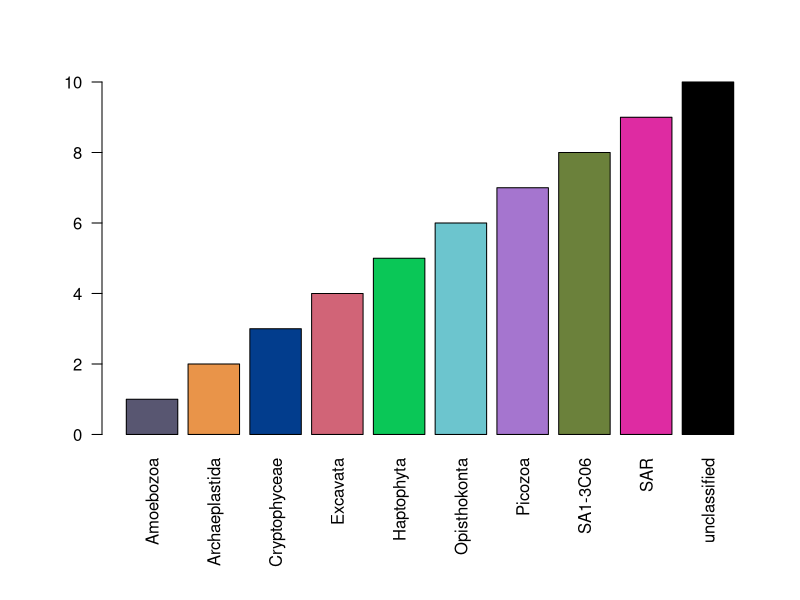
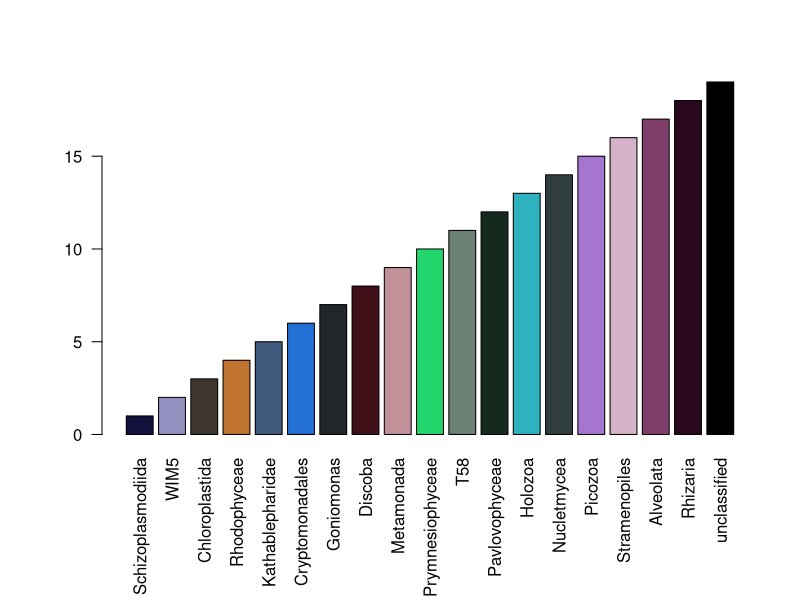

Generate these figures, in order, with R:
## ---- chunk 1
## idea to make an overall palette where the phyla will be vibrant dinstinct colours and then the orders will be distinct colours within that. 
#library(reshape2)
library(caret)
library(colorspace)
## ---- chunk 2
split_up_taxonomy <- read.csv2("./Total_taxonomy_mapped.csv", col.names=c("header_id","otu_number","Domain","Phylum", "Class", "Order", "Family","Genus"))
## ---- chunk 3
split_up_taxonomy$Domain <- sub("\\(.{1,4}\\)", "", split_up_taxonomy$Domain)
split_up_taxonomy$Phylum <- sub("\\(.{1,4}\\)", "", split_up_taxonomy$Phylum)
split_up_taxonomy$Class <- sub("\\(.{1,4}\\)", "", split_up_taxonomy$Class)
split_up_taxonomy$Order <- sub("\\(.{1,4}\\)", "", split_up_taxonomy$Order)
split_up_taxonomy$Family <- sub("\\(.{1,4}\\)", "", split_up_taxonomy$Family)
split_up_taxonomy$Genus <- sub("\\(.{1,4}\\)", "", split_up_taxonomy$Genus)
split_up_taxonomy$Genus <- gsub(";", "", split_up_taxonomy$Genus)
## ---- chunk 4
split_up_taxonomy_euks <- droplevels(subset(split_up_taxonomy, Domain == "Eukaryota"))
sort(unique(split_up_taxonomy_euks$Phylum))
## ---- chunk 5
phyla_palette_euks <- c("#585671",
 "#E99449",
 "#023D8D",
 "#D16477",
 "#0AC757",
 "#6CC5CE",
 "#A575CF",
 "#6B813B",
 "#DE2BA2")
## ---- chunk 6
names(phyla_palette_euks) <- sort(unique(split_up_taxonomy_euks$Phylum))
 phyla_palette_euks <- c(phyla_palette_euks,"black")
 names(phyla_palette_euks)[length(phyla_palette_euks)] <- "unclassified"
phyla_palette_euks
## ---- chunk 7
par(oma=c(3,1,0,0)) ## so plots are not clipped
barplot(seq(length(phyla_palette_euks)), col=phyla_palette_euks, names.arg=names(phyla_palette_euks), las=2)
## ---- chunk 8
save(phyla_palette_euks, file = "./phyla_palette_euks.txt")
### To load it in uncomment this:
#load(file="./phyla_palette_euks.txt")
## ---- chunk 9
## This function can be used as a one-off to pick a group of colours from one phylum that is supplied, or it can be used as a loop to do it a bit more programmatically. 

pick_class_colours <- function (split_up_taxonomy, Phylum_name, phylum_colour) {
  split_up_taxonomy_specific <- droplevels(subset(split_up_taxonomy, Phylum == Phylum_name))
  ## remove unclassified since I would like all of them to be black. 
  split_up_taxonomy_specific <- droplevels(subset(split_up_taxonomy_specific, Class!="unclassified"))
  ## how many different classes did I find in this phylum?
  Count_class  <- length(unique(split_up_taxonomy_specific$Class))
  
  colour_vector <- c()
  
  ## if in the phylum I only found 1 class I will keep the same colour for the class as the phylum. 
  if (Count_class == 1){
    new_hex <- phylum_colour
    colour_vector <- c(colour_vector,new_hex)
    }
  ## otherwise let's pick a bunch of related colours (of the same hue):
  else if (Count_class > 1) {
    ## convert the colour to HSV
    ## from a hex code this gives the hue, saturation and value of the colours.
    ## see first pdf mentioned in resources for a nice diagram that I found helpful for understanding this.
    phylum_col_HSV <- as(hex2RGB(phylum_colour), "HSV")
    
    ## use kmeans() with the number of class found to try to maximize the colour space used 
    ## (i.e. get the most different colours).
    ## do this for both saturation and value. 
    col_sat <- kmeans(0:100, centers = Count_class, nstart = 3, iter.max = 100)
    col_value <- kmeans(0:100, centers = Count_class, nstart = 3, iter.max = 100)
    
    ## copy the old colour
    new_col_HSV <- phylum_col_HSV
    
    for (i in seq(Count_class)){
      new_col_HSV@coords[2] <- col_sat$centers[i]/100  ## divided by 100 because kmeans won't work with 0:1, but does with 0:100
      new_col_HSV@coords[3] <- col_value$centers[i]/100  ## divided by 100 because kmeans won't work with 0:1, but does with 0:100
      new_hex <- hex(new_col_HSV)
      colour_vector <- c(colour_vector,new_hex)
      }
    
    names(colour_vector) <- unique(split_up_taxonomy_specific$Class)
    
    }
  return(colour_vector)
  }
## ---- chunk 10
class_palette_euks <- c()
for (x in seq(length(unique(split_up_taxonomy_euks$Phylum)))){
  colours_by_ind_class <- pick_class_colours(split_up_taxonomy_euks, names(phyla_palette_euks[x]),phyla_palette_euks[x])
  class_palette_euks <- c(class_palette_euks,colours_by_ind_class)
}

## make anything unclassified black
class_palette_euks <- c(class_palette_euks,"black")
names(class_palette_euks)[length(class_palette_euks)] <- "unclassified"
class_palette_euks
## ---- chunk 11
par(oma=c(3,1,0,0)) ## so plots are not clipped
barplot(seq(length(class_palette_euks)), col=class_palette_euks,names.arg=names(class_palette_euks), las=2)
## ---- chunk 12
save(class_palette_euks, file = "./class_palette_euks.txt")
## load(file="./class_palette_euks.txt")
